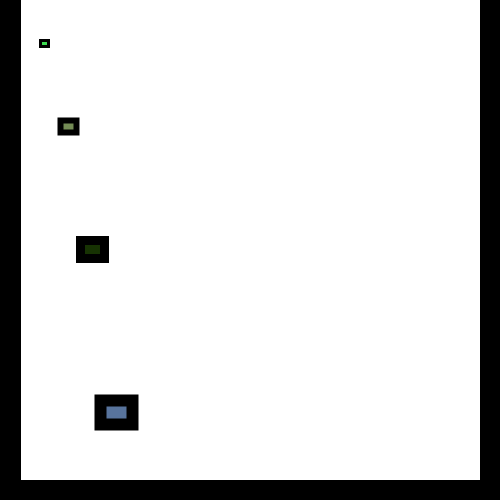
Frame 1 (no input)
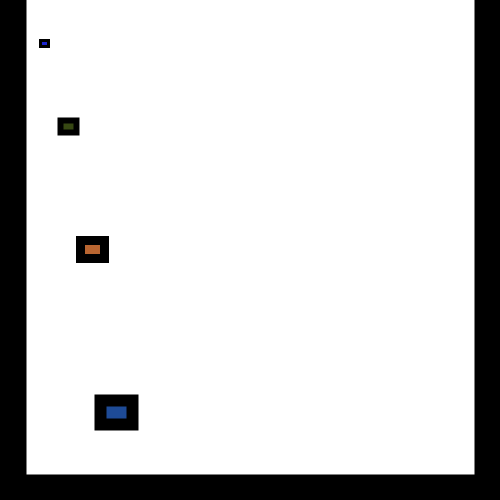
Frame 60 (the mouse pressed at the canvas centre just before this capture)
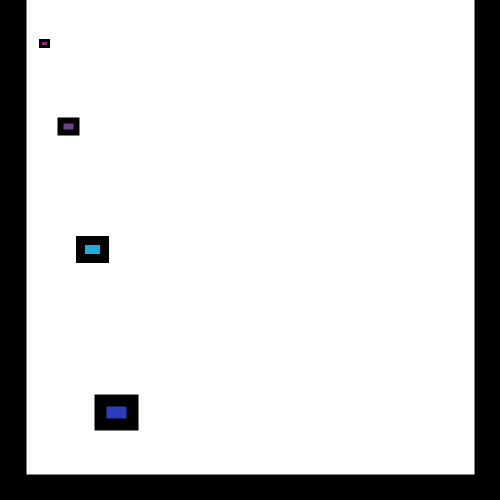
Frame 120 (the mouse held since frame 60 and released just before this capture)

The Processing sketch that drew these frames (run headless with seeded random() and noise(); from frame 60 on, the mouse is pressed at the canvas centre):

// Processing sketch: processing_136316
// ── processing_136316.pde

int vector[];

void setup() {
  vector = new int[5];
  setOrigin();
  size(500,500);
  
}

void setOrigin() {
    vector[0] = 20;
    vector[1] = 40;
    vector[2] = 60;
    vector[3] = 80;
    vector[4] = 100;
}

void setChange() {
    vector[0] = 30;
    vector[1] = 50;
    vector[2] = 70;
    vector[3] = 90;
    vector[4] = 110;  
}

void draw() {
  background(255);
  stroke(0);
  fill(0);
  rect(0,0,20,height);
  rect(width-20,0,20, height);
  rect(0,height-20,width,20);
  
  for(int i=0;i<5;i++) {
    fill(random(255),random(255),random(255));
     strokeWeight(i*3);
     rect(vector[i],vector[i]*i,8*i,6*i); 
    
  }
  
}


void mouseMoved() {
  if(mouseX < 20
    || mouseX > (width - 20)
      || mouseY > (height - 20)
  ) {
    setChange();
  }
  else
    setOrigin();
  
  
}
